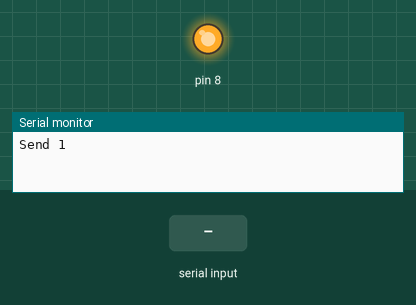
The sketch below on a simulated Arduino Mega 2560, built with avr-gcc and run on an emulated ATmega2560. On the bench: output pins drawn as LEDs (lit = HIGH), the last lines printed to the serial monitor. The inputs (shaded band) are chosen by the test bench.

Above: at 1.2 s.
1.3 s: "1" received over the second serial link
At 5.35 s:
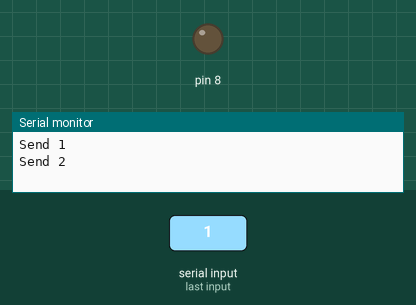
Timing chart, 0 to 27.7 s (numbered marks = the images above; inputs shaded):
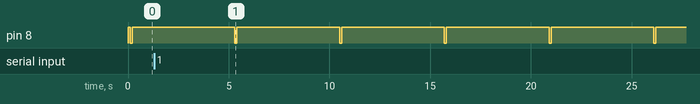

Measured:
- by itself, pin 8: alternates HIGH for 5.1 s and LOW for 0.10 s

The sketch:

ex06_A.ino
```cpp
void setup() {

  Serial1.begin(9600);  // 使用TX1, RX1
  Serial.begin(9600);
  pinMode(8, OUTPUT);  //RS-485 DE及RE接腳
}

void loop() {
  char getdata;

  digitalWrite(8,HIGH);  // DE=RE=1, 傳送模式
  Serial1.print('1');
  Serial.println("Send 1");

  delay(100);
  digitalWrite(8,LOW);  // DE=RE=0, 接收模式
  delay(100);

  if(Serial1.available()){
    getdata=Serial1.read();
    Serial.print("received:");
    Serial.println(getdata);
  }

  digitalWrite(8,HIGH);  //DE=RE=1, 傳送模式

  delay(5000);
  Serial1.print('2');
  Serial.println("Send 2");

  delay(100);
  digitalWrite(8,LOW);  // DE=RE=0, 接收模式
  delay(100);

  if(Serial1.available()){
    getdata=Serial1.read();
    Serial.print("received:");
    Serial.println(getdata);
  }
  digitalWrite(8,HIGH);  //DE=RE=1, 傳送模式
  delay(5000);
}
```
